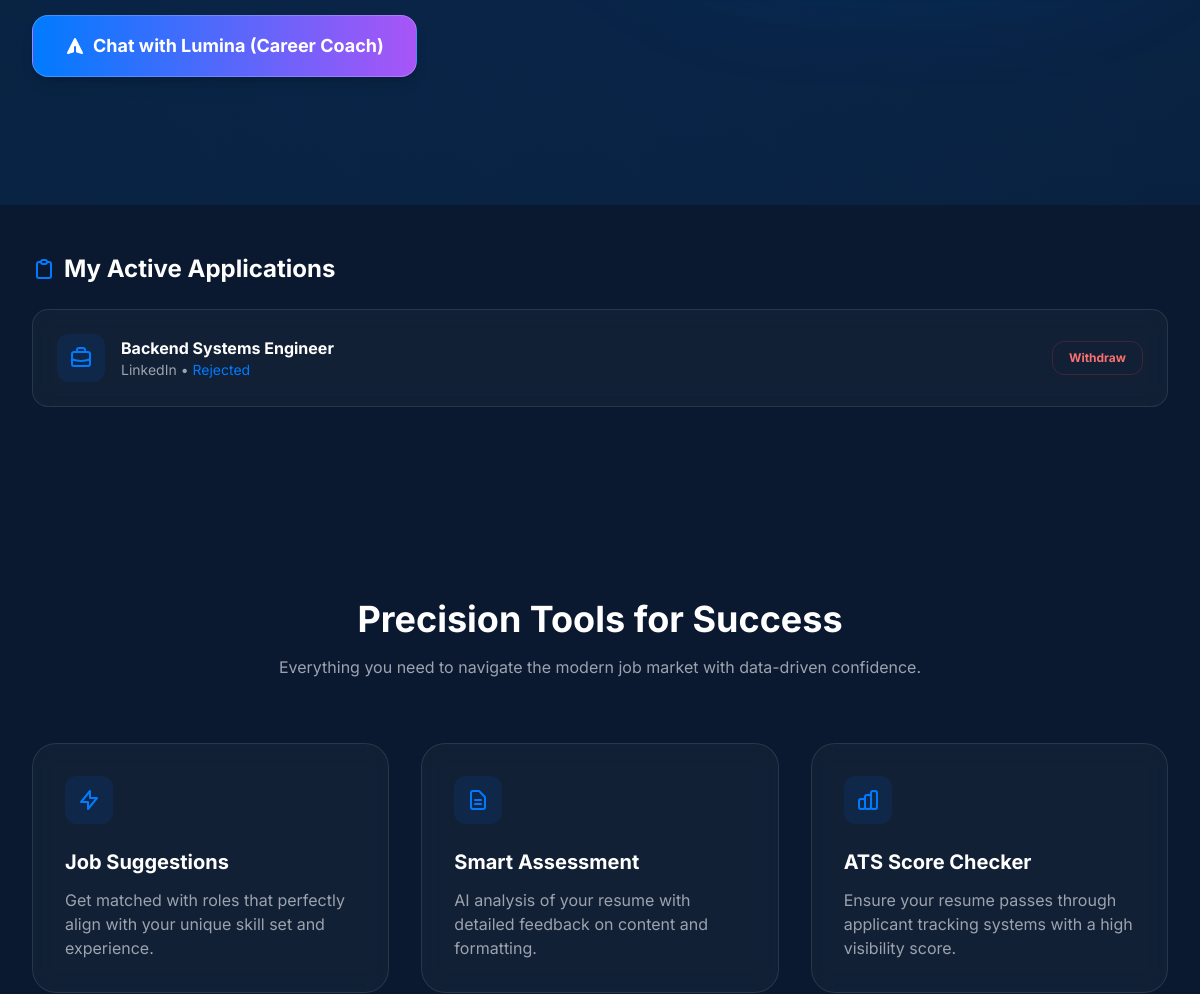
Before: /dashboard/ (signed in, middle part) with the older database file.
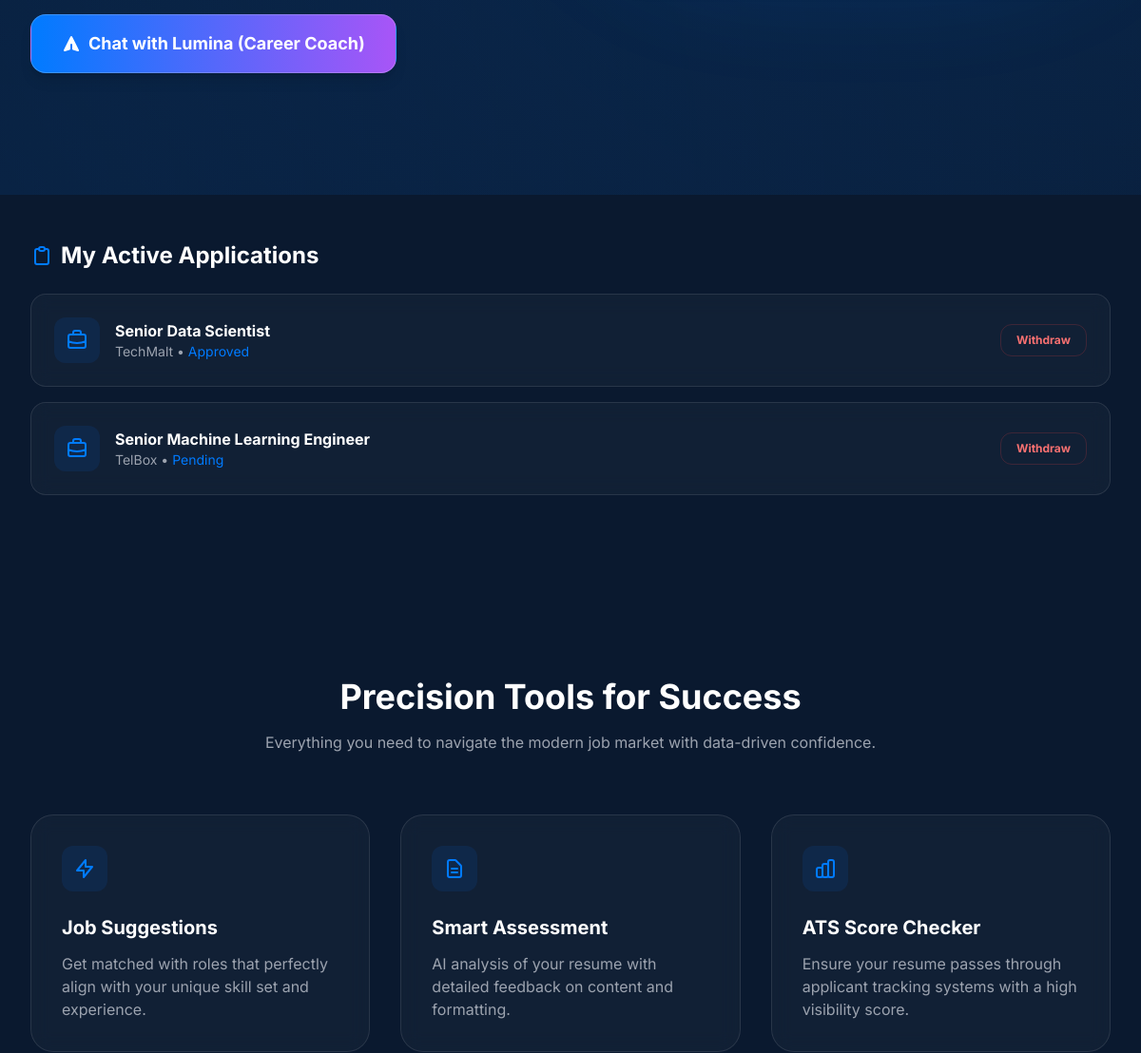
After: the same page with the newer database file.
### jobs/models.py (models this page shows, shortened)
class Application(models.Model):
    STATUS_CHOICES = [
        ('pending', 'Pending Review'),
        ('reviewing', 'Under Review'),
        ('interview', 'Interview Scheduled'),
        ('rejected', 'Rejected'),
        ('accepted', 'Offer Extended'),
    ]
    job = models.ForeignKey(JobListing, on_delete=models.CASCADE, related_name='applications')
    applicant = models.ForeignKey(User, on_delete=models.CASCADE, related_name='applications')
    cover_letter = models.TextField(blank=True, null=True)
    status = models.CharField(max_length=20, choices=STATUS_CHOICES, default='pending')
    applied_at = models.DateTimeField(auto_now_add=True)
    status = models.CharField(max_length=20, default='pending')
    interview_date = models.DateTimeField(null=True, blank=True)
    class Meta:
        unique_together = ('job', 'applicant')

class JobListing(models.Model):
    recruiter = models.ForeignKey(settings.AUTH_USER_MODEL, on_delete=models.CASCADE, related_name='jobs', null=True)
    title = models.CharField(max_length=255)
    title = models.CharField(max_length=255)
    company_name = models.CharField(max_length=255)
    company_type = models.CharField(max_length=100, help_text="e.g., IT, AI, Engineering")
    employment_type = models.CharField(max_length=100, default="Full-time")
    work_mode = models.CharField(max_length=100, help_text="e.g., Remote, On-site, Hybrid")
    salary_min = models.IntegerField(null=True, blank=True)
    salary_max = models.IntegerField(null=True, blank=True)
    description = models.TextField(help_text="The full job description for ATS analysis")
    posted_date = models.DateTimeField(auto_now_add=True)

### users/views.py (the view)
# urls.py: path('dashboard/', views.dashboard_view, name='dashboard'),
@login_required
def dashboard_view(request):
    has_premium = hasattr(request.user, 'recruiter') and getattr(request.user.recruiter, 'is_premium', False)
    context = {
        'has_premium': has_premium
    }
    if getattr(request.user, 'is_recruiter', False):
        recruiter_jobs = JobListing.objects.filter(recruiter=request.user).order_by('-posted_date')
        applications = Application.objects.filter(job__recruiter=request.user).order_by('-applied_at')
        context['recruiter_jobs'] = recruiter_jobs
        context['applications'] = applications
    else:
        applications = Application.objects.filter(applicant=request.user).order_by('-applied_at')
        context['applications'] = applications
    return render(request, 'users/dashboard.html', context)

### users/templates/users/dashboard.html (shortened to what the changed rows need)
{% load static %}
<!DOCTYPE html>
<html lang="en">
<head>
  <script src="https://cdn.tailwindcss.com?plugins=forms,container-queries"></script>
</head>
<body class="bg-navy text-gray-200 font-sans antialiased">
  {% if user.is_recruiter %}
  <section class="relative pt-20 pb-32 overflow-hidden hero-gradient-recruiter" aria-label="Recruiter hero">
    <div class="max-w-7xl mx-auto px-4 sm:px-6 lg:px-8 relative z-10">
      <div class="grid lg:grid-cols-2 gap-16 items-center">
        <div>
          <h1 class="text-5xl lg:text-7xl font-extrabold text-white leading-[1.1] mb-6">
            Find Top Talent <br /><span class="gradient-text-recruiter">Instantly</span>
          </h1>
          <p class="text-xl text-gray-400 mb-10 leading-relaxed max-w-lg">
            Leverage AI-driven candidate matching to discover the perfect fit for your company's open roles.
          </p>
          <div class="flex flex-col sm:flex-row gap-4 flex-wrap">
            <a href="{% url 'post_job' %}" class="px-8 py-4 bg-emerald text-white rounded-2xl font-bold text-lg hover:bg-emerald-hover transition-all shadow-xl shadow-emerald/30 flex items-center justify-center gap-2">
              <svg class="w-5 h-5" fill="none" stroke="currentColor" viewBox="0 0 24 24"><path stroke-linecap="round" stroke-linejoin="round" stroke-width="2" d="M12 4v16m8-8H4"/></svg>
              Post a New Job
            </a>
            <a href="{% url 'talent_pool' %}" class="px-8 py-4 bg-transparent border-2 border-white/20 text-white rounded-2xl font-bold text-lg hover:border-emerald hover:text-emerald transition-all flex items-center justify-center">
              Search Talent Pool
            </a>
            <a href="{% url 'premium_chat' %}" class="px-8 py-4 bg-gradient-to-r from-emerald to-blue-500 text-white rounded-2xl font-bold text-lg hover:opacity-90 transition-all shadow-lg flex items-center justify-center gap-2 border border-white/20">
              <svg class="w-5 h-5" fill="currentColor" viewBox="0 0 20 20"><path d="M10.894 2.553a1 1 0 00-1.788 0l-7 14a1 1 0 001.169 1.409l5-1.429A1 1 0 009 15.571V11a1 1 0 112 0v4.571a1 1 0 00.725.962l5 1.428a1 1 0 001.17-1.408l-7-14z"></path></svg>
              Ask Lumina, AI Hiring Assistant
            </a>
          </div>
        </div>
        <div class="relative">
          <div class="absolute -inset-4 bg-emerald/20 blur-3xl rounded-full"></div>
          <div class="relative rounded-3xl shadow-2xl border border-white/10 w-full h-80 bg-navy-lighter p-6 flex flex-col justify-center overflow-hidden">
            <h3 class="text-white/60 font-bold mb-4 text-[13px] tracking-widest uppercase text-center">The Hiring Process</h3>
            <div class="relative flex-1 flex flex-col justify-between py-2">
              <div class="absolute left-[1.15rem] top-4 bottom-4 w-[2px] bg-gradient-to-b from-emerald/40 to-emerald/5"></div>
              <div class="flex items-center gap-4 group relative z-10">
                <div class="w-10 h-10 rounded-full bg-navy border border-emerald/30 flex items-center justify-center flex-shrink-0 group-hover:border-emerald group-hover:shadow-[0_0_15px_rgba(16,165,185,0.4)] transition-all">
                  <svg class="w-4 h-4 text-emerald" fill="none" stroke="currentColor" viewBox="0 0 24 24"><path stroke-linecap="round" stroke-linejoin="round" stroke-width="2" d="M18 9v3m0 0v3m0-3h3m-3 0h-3m-2-5a4 4 0 11-8 0 4 4 0 018 0zM3 20a6 6 0 0112 0v1H3v-1z"></path></svg>
                </div>
                <span class="text-sm text-gray-300 font-medium group-hover:text-white transition-colors">Join the Team</span>
              </div>
              <div class="flex items-center gap-4 group relative z-10">
                <div class="w-10 h-10 rounded-full bg-navy border border-emerald/30 flex items-center justify-center flex-shrink-0 group-hover:border-emerald group-hover:shadow-[0_0_15px_rgba(16,165,185,0.4)] transition-all">
                  <svg class="w-4 h-4 text-emerald" fill="none" stroke="currentColor" viewBox="0 0 24 24"><path stroke-linecap="round" stroke-linejoin="round" stroke-width="2" d="M9 13h6m-3-3v6m5 5H7a2 2 0 01-2-2V5a2 2 0 012-2h5.586a1 1 0 01.707.293l5.414 5.414a1 1 0 01.293.707V19a2 2 0 01-2 2z"></path></svg>
                </div>
                <span class="text-sm text-gray-300 font-medium group-hover:text-white transition-colors">Upload the Jobs</span>
              </div>
              <div class="flex items-center gap-4 group relative z-10">
                <div class="w-10 h-10 rounded-full bg-navy border border-emerald/30 flex items-center justify-center flex-shrink-0 group-hover:border-emerald group-hover:shadow-[0_0_15px_rgba(16,165,185,0.4)] transition-all">
                  <svg class="w-4 h-4 text-emerald" fill="none" stroke="currentColor" viewBox="0 0 24 24"><path stroke-linecap="round" stroke-linejoin="round" stroke-width="2" d="M17 20h5v-2a3 3 0 00-5.356-1.857M17 20H7m10 0v-2c0-.656-.126-1.283-.356-1.857M7 20H2v-2a3 3 0 015.356-1.857M7 20v-2c0-.656.126-1.283.356-1.857m0 0a5.002 5.002 0 019.288 0M15 7a3 3 0 11-6 0 3 3 0 016 0zm6 3a2 2 0 11-4 0 2 2 0 014 0zM7 10a2 2 0 11-4 0 2 2 0 014 0z"></path></svg>
                </div>
                <span class="text-sm text-gray-300 font-medium group-hover:text-white transition-colors">Search the Pool of Talents</span>
              </div>
              <div class="flex items-center gap-4 group relative z-10">
                <div class="w-10 h-10 rounded-full bg-navy border border-emerald/30 flex items-center justify-center flex-shrink-0 group-hover:border-emerald group-hover:shadow-[0_0_15px_rgba(16,165,185,0.4)] transition-all">
                  <svg class="w-4 h-4 text-emerald" fill="none" stroke="currentColor" viewBox="0 0 24 24"><path stroke-linecap="round" stroke-linejoin="round" stroke-width="2" d="M8 7V3m8 4V3m-9 8h10M5 21h14a2 2 0 002-2V7a2 2 0 00-2-2H5a2 2 0 00-2 2v12a2 2 0 002 2z"></path></svg>
                </div>
                <span class="text-sm text-gray-300 font-medium group-hover:text-white transition-colors">Schedule Interview</span>
              </div>
              <div class="flex items-center gap-4 group relative z-10">
                <div class="w-10 h-10 rounded-full bg-emerald flex items-center justify-center flex-shrink-0 shadow-[0_0_15px_rgba(16,165,185,0.5)] transition-all">
                  <svg class="w-5 h-5 text-white" fill="none" stroke="currentColor" viewBox="0 0 24 24"><path stroke-linecap="round" stroke-linejoin="round" stroke-width="2" d="M9 12l2 2 4-4m6 2a9 9 0 11-18 0 9 9 0 0118 0z"></path></svg>
                </div>
                <span class="text-sm text-white font-bold transition-colors">Hire</span>
              </div>
            </div>
          </div>
        </div>
      </div>
    </div>
  </section>
  <section class="py-12 bg-navy relative z-10">
    <div class="max-w-7xl mx-auto px-4 sm:px-6 lg:px-8">
      <div class="mb-12">
        <h2 class="text-2xl font-bold text-white mb-6 flex items-center gap-2">
          <svg class="w-6 h-6 text-emerald" fill="none" stroke="currentColor" viewBox="0 0 24 24"><path stroke-width="2" d="M19 11H5m14 0a2 2 0 012 2v6a2 2 0 01-2 2H5a2 2 0 01-2-2v-6a2 2 0 012-2m14 0V9a2 2 0 00-2-2M5 11V9a2 2 0 012-2m0 0V5a2 2 0 012-2h6a2 2 0 012 2v2M7 7h10"></path></svg>
          Manage Your Job Postings
        </h2>
        <div class="grid gap-4">
          {% for job in recruiter_jobs %}
          <div class="glass-card p-6 rounded-2xl flex flex-col md:flex-row justify-between items-center gap-4">
            <div>
              <h3 class="text-white font-bold text-lg">{{ job.title }}</h3>
              <p class="text-gray-400 text-sm">Posted on {{ job.posted_date|date:"M d, Y" }}</p>
            </div>
            <form action="{% url 'delete_job' job.id %}" method="POST" onsubmit="return confirm('Are you sure you want to remove this job post?')">
              {% csrf_token %}
              <button type="submit" class="text-red-400 border border-red-500/20 px-4 py-2 rounded-xl hover:bg-red-500/10 transition-all text-sm font-bold">
                Remove Post
              </button>
            </form>
          </div>
          {% empty %}
          <p class="text-gray-500 italic">No active job posts. Start by posting your first role!</p>
          {% endfor %}
        </div>
      </div>
    </div>
  </section>
  {% else %}
  <section class="py-12 bg-navy relative z-10">
    <div class="max-w-7xl mx-auto px-4 sm:px-6 lg:px-8">
      <div class="mb-12">
        <h2 class="text-2xl font-bold text-white mb-6 flex items-center gap-2">
          <svg class="w-6 h-6 text-electric" fill="none" stroke="currentColor" viewBox="0 0 24 24"><path d="M9 5H7a2 2 0 00-2 2v12a2 2 0 002 2h10a2 2 0 002-2V7a2 2 0 00-2-2h-2M9 5a2 2 0 002 2h2a2 2 0 002-2M9 5a2 2 0 012-2h2a2 2 0 012 2" stroke-width="2" stroke-linecap="round" stroke-linejoin="round"></path></svg>
          My Active Applications
        </h2>
        <div class="grid gap-4">
          {% for app in applications %}
          <div class="glass-card p-6 rounded-2xl flex flex-col md:flex-row justify-between items-center gap-4">
            <div class="flex items-center gap-4 w-full">
              <div class="w-12 h-12 bg-electric/10 rounded-xl flex items-center justify-center text-electric">
                <svg class="w-6 h-6" fill="none" stroke="currentColor" viewBox="0 0 24 24"><path d="M21 13.255A23.931 23.931 0 0112 15c-3.183 0-6.22-.62-9-1.745M16 6V4a2 2 0 00-2-2h-4a2 2 0 00-2 2v2m4 6h.01M5 20h14a2 2 0 002-2V8a2 2 0 00-2-2H5a2 2 0 00-2 2v10a2 2 0 002 2z" stroke-width="2"></path></svg>
              </div>
              <div>
                <h3 class="text-white font-bold">{{ app.job.title }}</h3>
                <p class="text-gray-400 text-sm">{{ app.job.company_name }} • <span class="text-electric">{{ app.status|title }}</span></p>
              </div>
            </div>
            <div class="flex items-center gap-3 w-full md:w-auto">
              <a href="{% url 'cancel_application' app.id %}" onclick="return confirm('Withdraw this application?')"
                 class="text-xs font-bold text-red-400 hover:text-white transition-colors px-4 py-2 border border-red-500/20 rounded-xl hover:bg-red-500/20">
                Withdraw
              </a>
            </div>
          </div>
          {% empty %}
          <p class="text-gray-500 italic">No active applications. Start exploring jobs to begin!</p>
          {% endfor %}
        </div>
      </div>
    </div>
  </section>
  {% endif %}
  <section class="py-24 bg-navy" id="features" aria-label="Features">
    <div class="max-w-7xl mx-auto px-4 sm:px-6 lg:px-8 text-center mb-16">
      <h2 class="text-4xl font-bold text-white mb-4">Precision Tools for Success</h2>
    </div>
  </section>
</body>
</html>

Changed rows visible on the page:
removed Application: job "Backend Systems Engineer", job.company_name "LinkedIn", status "Rejected"
added Application: job "Senior Data Scientist", job.company_name "TechMalt", status "Approved"
added Application: job "Senior Machine Learning Engineer", job.company_name "TelBox", status "Pending"
